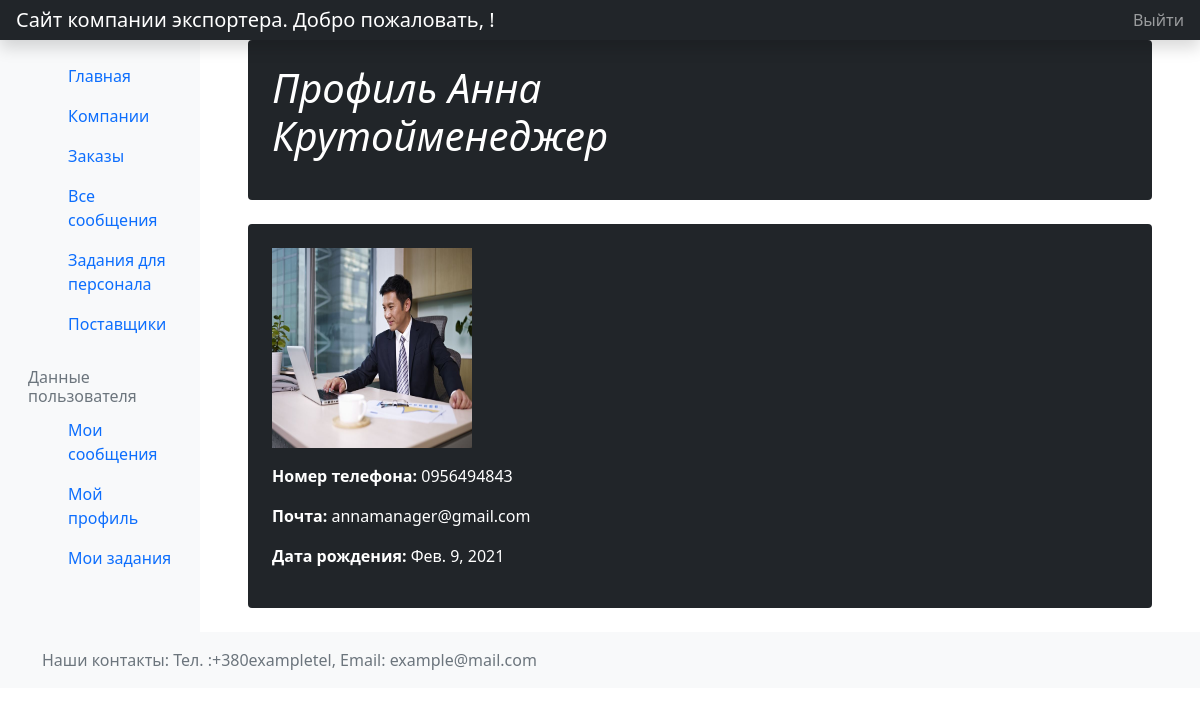
/orders/profile/1 (signed in), run on the app's committed database.
### orders/models.py (models this page shows, shortened)
class UserProfile(models.Model):
    user = models.OneToOneField(User, on_delete=models.CASCADE)
    photo = models.ImageField(verbose_name='Фото профиля', upload_to='users/%Y/%m/%d', null=True, blank=True)
    phonenumber = models.CharField('Номер пользователя', max_length=10, null=True, blank=True)
    date_of_birth = models.DateField('Дата рождения', null=True, blank=True)

### orders/views.py (the view)
# urls.py: url(r'^profile/(?P<pk>\d+)$', views.ProfileDetailView.as_view(), name='profile'),
class ProfileDetailView(LoginRequiredMixin, generic.DetailView):
    model = UserProfile

### orders/templates/orders/userprofile_detail.html (shortened to what this page needs)
{% extends "base_generic.html" %}
{% block content %}
<div class="container">
    <div class="p-4 p-md-10 mb-4 text-white rounded bg-dark">
        <div class="col-md-6 px-0">
            <h1 class="display-10 fst-italic">Профиль {{ userprofile.user.first_name }} {{ userprofile.user.last_name }}</h1>
        </div>
    </div>
</div>
<div class="container">
    <div class="p-4 p-md-10 mb-4 text-white rounded bg-dark">
        <div class="col-md-6 px-0">
          {% if userprofile.photo %}
            <p><img src="{{userprofile.photo.url}}" width="200" height="200" alt=""></p>
          {% endif %}
            <p><strong>Номер телефона:</strong> {{ userprofile.phonenumber }}</p>
            <p><strong>Почта:</strong> {{userprofile.user.email}}</p>
            <p><strong>Дата рождения:</strong> {{userprofile.date_of_birth}}</p>
        </div>
    </div>
</div>
{% endblock %}

### data on the page
UserProfile: user.first_name "Анна", user.last_name "Крутойменеджер", photo (picture), phonenumber "0956494843", user.email "annamanager@gmail.com", date_of_birth "Фев. 9, 2021"
